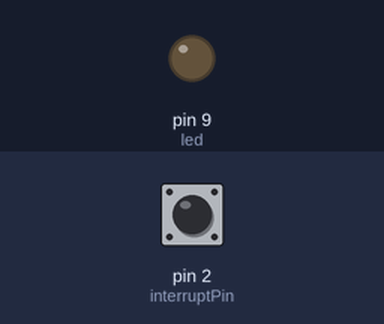
Bench run of a sketch on a simulated Arduino Uno, built with avr-gcc and run on an emulated ATmega328P. Parts: output pins drawn as LEDs (lit = HIGH). Inputs (shaded band) come from the test bench; at power-on: pin 2 (interruptPin) HIGH.

Above: at 1.2 s.
1.3 s: pin 2 (interruptPin) pulled LOW for 0.15 s
At 2.0 s:
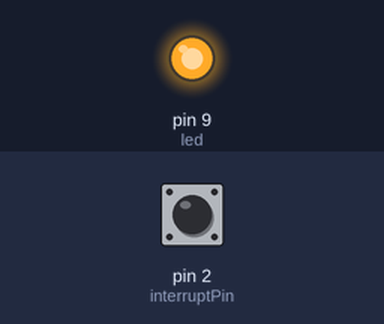
2.9 s: pin 2 (interruptPin) pulled LOW for 1 s
At 3.3 s:
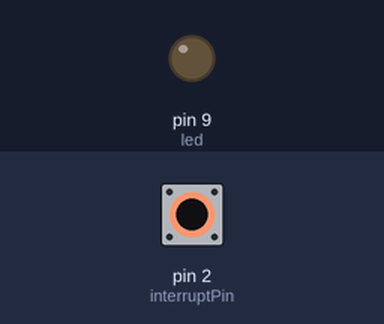
5.4 s: pin 2 (interruptPin) pulled LOW for 3.2 s
At 6.4 s:
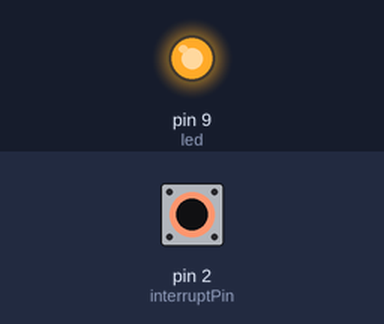
Timing chart, 0 to 8.4 s (numbered marks = the images above; inputs shaded):
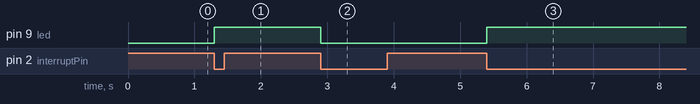

The sketch:

Interrupt-Com_FALLING.ino
```cpp
const int led = 9;
const int interruptPin = 2;
bool state = LOW;

void setup() {
pinMode(led, OUTPUT);
pinMode(interruptPin, INPUT_PULLUP);
attachInterrupt(digitalPinToInterrupt(interruptPin), blink, FALLING);
}

void loop() {
digitalWrite(led, state);

}
void blink(){
  state = !state;
}
```

Measured:
- after the input at 1.3 s, pin 9 (led): LOW → HIGH at once
- after the input at 2.9 s, pin 9 (led): HIGH → LOW at once
- after the input at 5.4 s, pin 9 (led): LOW → HIGH at once
